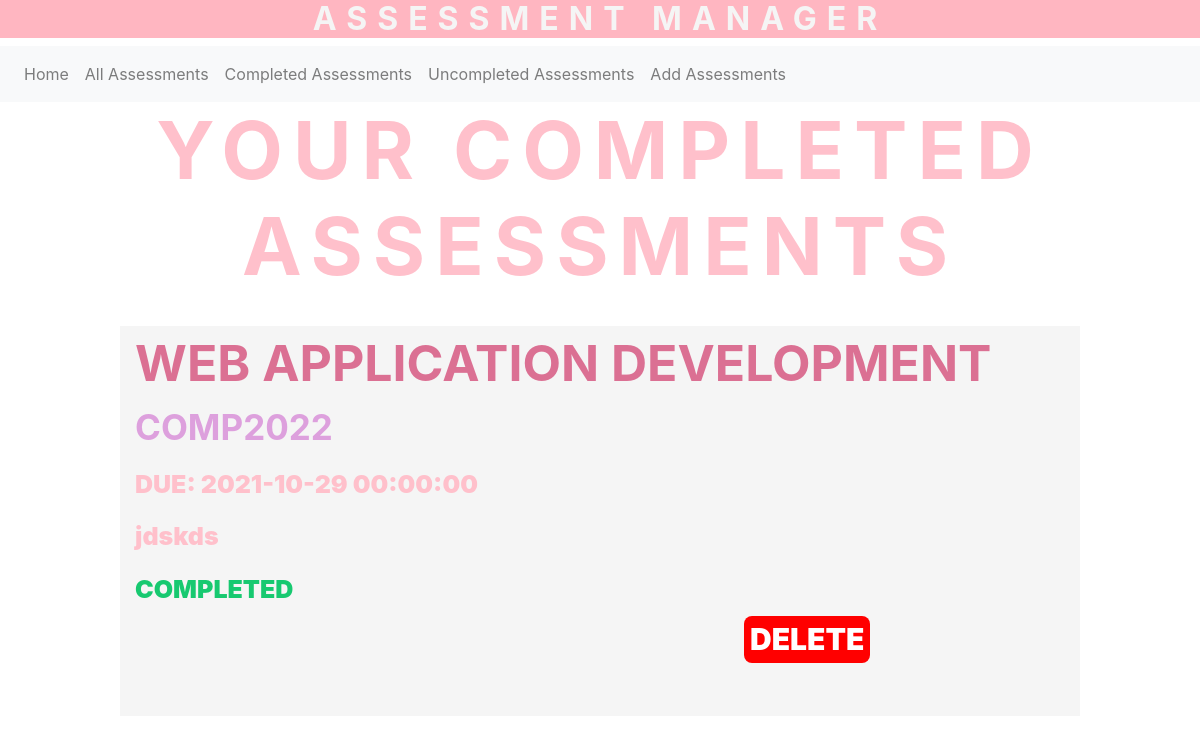
The page /completed on the database as committed earlier.
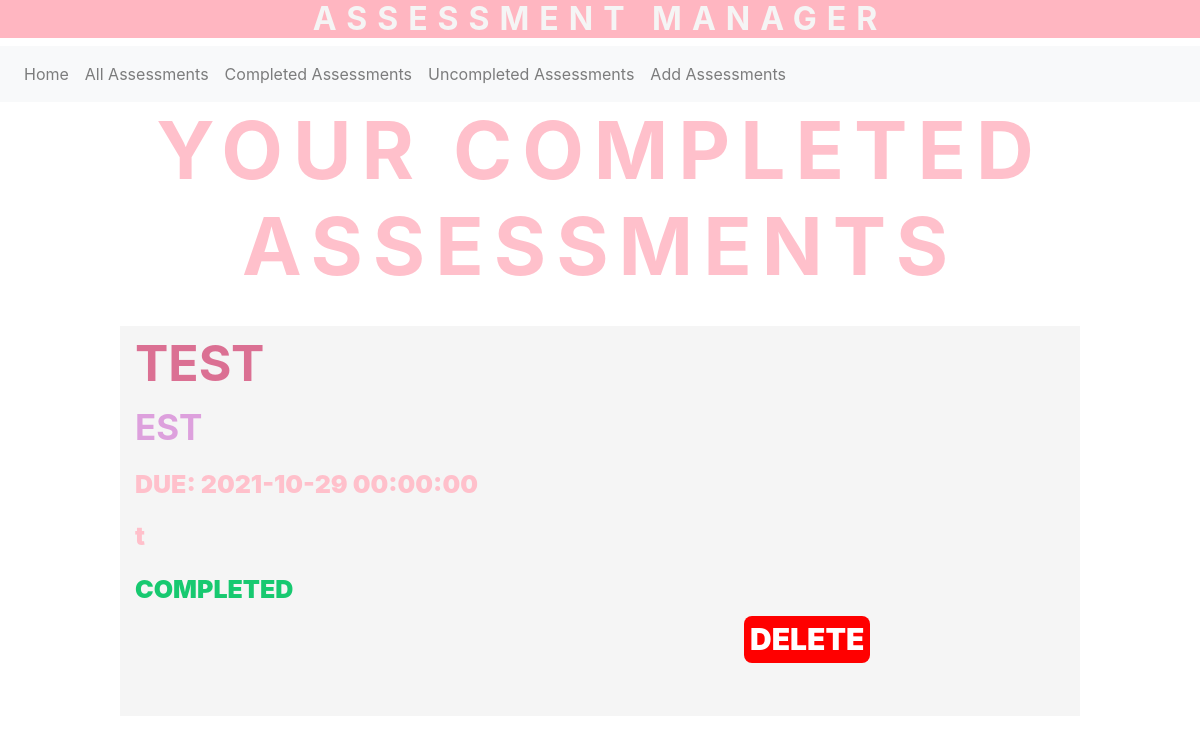
The same page on the database as committed later.
### app/models.py (models this page shows)
class Assessment(db.Model):
    name = db.Column(db.String(20), primary_key = True)
    module = db.Column(db.String(20), index = True)
    date = db.Column(db.DateTime)
    description = db.Column(db.String(500), index = True)
    completed = db.Column(db.Boolean)

### app/views.py (the view, shortened to what this page needs)
@app.route('/completed')
def completed():
    database = models.Assessment.query.filter_by(completed = True).all()
    testname = request.form.get('assessmentName')
    delete = request.form.get('delete')
    complete = request.form.get('complete')
    return render_template("banner_templates/completed.html", database = database)

### app/templates/banner_templates/completed.html (shortened to what this page needs)
<!DOCTYPE html>
<html>
  <head>
    <link rel="stylesheet" href="https://stackpath.bootstrapcdn.com/bootstrap/4.2.1/css/bootstrap.min.css">
  </head>
  <div>
      <h2>ASSESSMENT MANAGER</h2>
    </div>
  <body>
   <nav class="navbar navbar-expand-sm navbar-light bg-light">
      <div class="collapse navbar-collapse" id="navbarSupportedContent">
        <ul class="navbar-nav mr-auto">
          <li class="nav-item"><a class="nav-link" href="/">Home <span class="sr-only">(current)</span></a></li>
          <li class="nav-item"><a class="nav-link" href="/all">All Assessments</a></li>
          <li class="nav-item"><a class="nav-link" href="/completed">Completed Assessments</a></li>
          <li class="nav-item"><a class="nav-link" href="/uncompleted">Uncompleted Assessments</a></li>
          <li class="nav-item"><a class="nav-link" href="/add">Add Assessments</a></li>
        </ul>
      </div>
    </nav>
    <div id=cent>
      <h3>
        YOUR COMPLETED ASSESSMENTS
      </h3>
    </div>
    <br style = "margin: 20px;">
    <div>
        {% for p in database %}
          <div  class= "box">
            <h7>{{ p.name }}</h7> <br style = "margin: 0px;">
            <h7 style = "color: plum; font-size: 35px;">{{ p.module }}</h8> <br style = "margin: 0px;">
            <h8>Due: {{ p.date }}</h8> <br style = "margin: 0px;">
            <h8 style="text-transform:none;">{{ p.description }}</h8> <br style = "margin: 0px;">
            {% if p.completed == True %}
            <h8 style="color:rgb(23, 201, 112); text-transform:uppercase;">Completed</h8>
            {% else %}
            <h8 style="color:firebrick; text-transform: uppercase;">Not completed</h8>
            {% endif %}
            <br style = "margin: 0px;">
              <div style = "margin-left: 65%; margin-right: 5%">
                  <form action ="{{ url_for('all') }}" method="post">
                      <input type = "submit" style="background-color: red;" class = "button" name = "delete" value = "DELETE">
                  </form>
              </div>
            <br style = "margin: 20px;">
          </div>
        {% endfor %}
    </div>
  </body>
</html>

Rows that differ between the two databases and show on the page:
removed Assessment: name "WEB APPLICATION DEVELOPMENT", module "COMP2022", date "2021-10-29 00:00:00", description "jdskds", completed "COMPLETED"
now on this page (row edited): Assessment: name "TEST", module "EST", date "2021-10-29 00:00:00", description "t", completed "COMPLETED"
